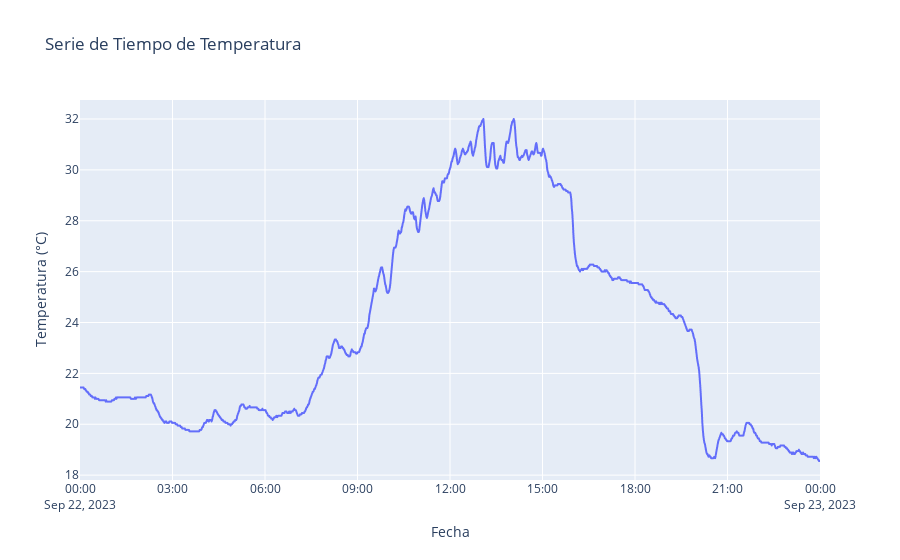

The notebook cell this image was saved under:
### Markdown cell above
# Visualización con plotly

### Code cell
import plotly.express as px
import pandas as pd

# Lee los datos del archivo CSV
archivo_csv = "datos_temoeratura_22_sep_medellin_2023-09-23_15_39_37.csv"
df = pd.read_csv(archivo_csv)

# Asegúrate de que la columna de fecha esté en formato datetime
df['Fecha'] = pd.to_datetime(df['fecha'])

# Crea una gráfica de líneas interactiva con Plotly Express
fig = px.line(df, x='fecha', y='temperatura', title='Serie de Tiempo de Temperatura')
fig.update_xaxes(title_text='Fecha')
fig.update_yaxes(title_text='Temperatura (°C)')

# Personaliza el diseño de la gráfica si es necesario
# fig.update_layout(
#     xaxis=dict(
#         showline=True,
#         showgrid=False
#     ),
#     yaxis=dict(
#         showline=True,
#         showgrid=False
#     )
# )

# Muestra la gráfica
fig.show()

### Figure 1 — Plotly figure (JSON) as saved in the notebook; plotly's stock layout.template omitted (floating-point values rounded to 4 significant figures; data arrays with more than 128 entries replaced by an {"elided": "..."} marker saying what was removed)
{"data": [{"hovertemplate": "fecha=%{x}<br>temperatura=%{y}<extra></extra>", "legendgroup": "", "line": {"color": "#636efa", "dash": "solid"}, "marker": {"symbol": "circle"}, "mode": "lines", "name": "", "showlegend": false, "type": "scattergl", "x": {"elided": "1441 str values"}, "xaxis": "x", "y": {"elided": "1441 float values"}, "yaxis": "y"}], "layout": {"legend": {"tracegroupgap": 0}, "title": {"text": "Serie de Tiempo de Temperatura"}, "xaxis": {"anchor": "y", "domain": [0, 1], "title": {"text": "Fecha"}}, "yaxis": {"anchor": "x", "domain": [0, 1], "title": {"text": "Temperatura (°C)"}}}}
